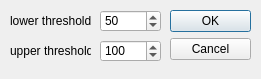
<?xml version="1.0" encoding="UTF-8"?>
<ui version="4.0">
 <class>EdgeCannyDialog</class>
 <widget class="QDialog" name="EdgeCannyDialog">
  <property name="geometry">
   <rect>
    <x>0</x>
    <y>0</y>
    <width>261</width>
    <height>79</height>
   </rect>
  </property>
  <property name="windowTitle">
   <string>Edge Canny</string>
  </property>
  <property name="windowIcon">
   <iconset resource="../../../res/icons.qrc">
    <normaloff>:/icons/icons/edge_detection.png</normaloff>:/icons/icons/edge_detection.png</iconset>
  </property>
  <widget class="QDialogButtonBox" name="buttonBox">
   <property name="geometry">
    <rect>
     <x>170</x>
     <y>10</y>
     <width>81</width>
     <height>241</height>
    </rect>
   </property>
   <property name="orientation">
    <enum>Qt::Vertical</enum>
   </property>
   <property name="standardButtons">
    <set>QDialogButtonBox::Cancel|QDialogButtonBox::Ok</set>
   </property>
  </widget>
  <widget class="QLabel" name="label">
   <property name="geometry">
    <rect>
     <x>10</x>
     <y>10</y>
     <width>81</width>
     <height>21</height>
    </rect>
   </property>
   <property name="text">
    <string>lower threshold</string>
   </property>
  </widget>
  <widget class="QLabel" name="label_2">
   <property name="geometry">
    <rect>
     <x>10</x>
     <y>40</y>
     <width>81</width>
     <height>21</height>
    </rect>
   </property>
   <property name="text">
    <string>upper threshold</string>
   </property>
  </widget>
  <widget class="QSpinBox" name="sB_lower">
   <property name="geometry">
    <rect>
     <x>100</x>
     <y>10</y>
     <width>61</width>
     <height>22</height>
    </rect>
   </property>
   <property name="minimum">
    <number>0</number>
   </property>
   <property name="maximum">
    <number>255</number>
   </property>
   <property name="value">
    <number>50</number>
   </property>
  </widget>
  <widget class="QSpinBox" name="sB_upper">
   <property name="geometry">
    <rect>
     <x>100</x>
     <y>40</y>
     <width>61</width>
     <height>22</height>
    </rect>
   </property>
   <property name="minimum">
    <number>0</number>
   </property>
   <property name="maximum">
    <number>255</number>
   </property>
   <property name="value">
    <number>100</number>
   </property>
  </widget>
 </widget>
 <resources>
  <include location="../../../res/icons.qrc"/>
 </resources>
 <connections>
  <connection>
   <sender>buttonBox</sender>
   <signal>accepted()</signal>
   <receiver>EdgeCannyDialog</receiver>
   <slot>accept()</slot>
   <hints>
    <hint type="sourcelabel">
     <x>248</x>
     <y>254</y>
    </hint>
    <hint type="destinationlabel">
     <x>157</x>
     <y>274</y>
    </hint>
   </hints>
  </connection>
  <connection>
   <sender>buttonBox</sender>
   <signal>rejected()</signal>
   <receiver>EdgeCannyDialog</receiver>
   <slot>reject()</slot>
   <hints>
    <hint type="sourcelabel">
     <x>316</x>
     <y>260</y>
    </hint>
    <hint type="destinationlabel">
     <x>286</x>
     <y>274</y>
    </hint>
   </hints>
  </connection>
 </connections>
</ui>
